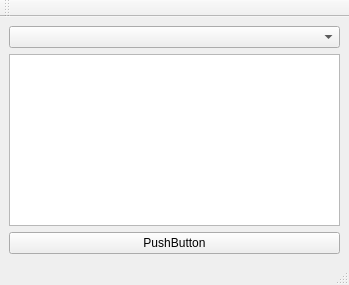
<?xml version="1.0" encoding="UTF-8"?>
<ui version="4.0">
 <class>MainWindow</class>
 <widget class="QMainWindow" name="MainWindow">
  <property name="geometry">
   <rect>
    <x>0</x>
    <y>0</y>
    <width>349</width>
    <height>285</height>
   </rect>
  </property>
  <property name="windowTitle">
   <string>MainWindow</string>
  </property>
  <widget class="QWidget" name="centralwidget">
   <layout class="QVBoxLayout" name="verticalLayout_2">
    <item>
     <layout class="QVBoxLayout" name="verticalLayout">
      <item>
       <widget class="QComboBox" name="comboBox"/>
      </item>
      <item>
       <widget class="QListWidget" name="listWidget"/>
      </item>
      <item>
       <widget class="QPushButton" name="pushButton">
        <property name="text">
         <string>PushButton</string>
        </property>
       </widget>
      </item>
     </layout>
    </item>
   </layout>
  </widget>
  <widget class="QMenuBar" name="menubar">
   <property name="geometry">
    <rect>
     <x>0</x>
     <y>0</y>
     <width>349</width>
     <height>22</height>
    </rect>
   </property>
  </widget>
  <widget class="QStatusBar" name="statusbar"/>
  <widget class="QToolBar" name="toolBar">
   <property name="windowTitle">
    <string>toolBar</string>
   </property>
   <attribute name="toolBarArea">
    <enum>TopToolBarArea</enum>
   </attribute>
   <attribute name="toolBarBreak">
    <bool>false</bool>
   </attribute>
  </widget>
 </widget>
 <resources/>
 <connections/>
</ui>
